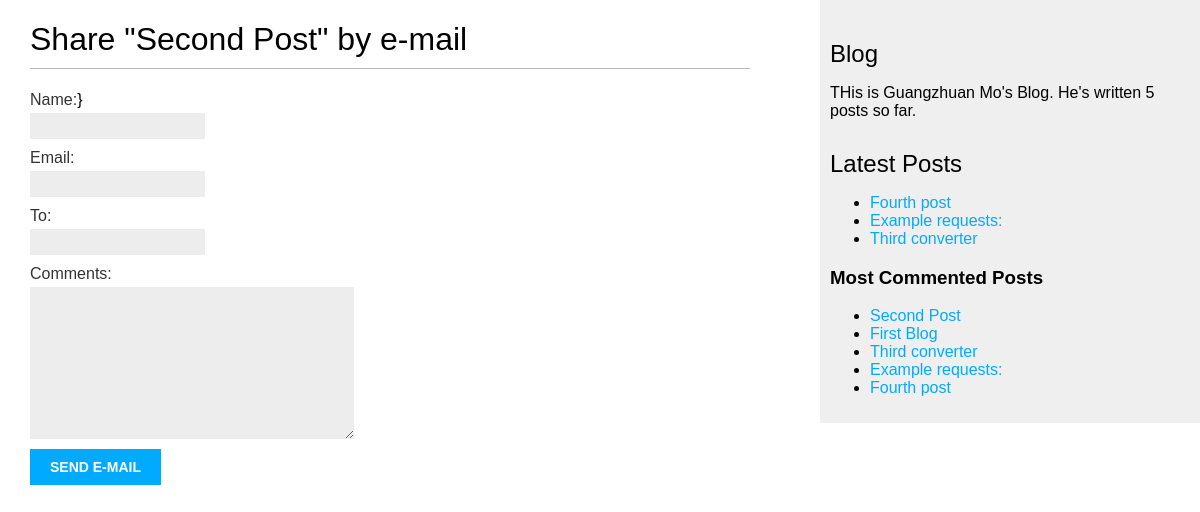
/blog/2/share/, run on an earlier commit of the app's database.
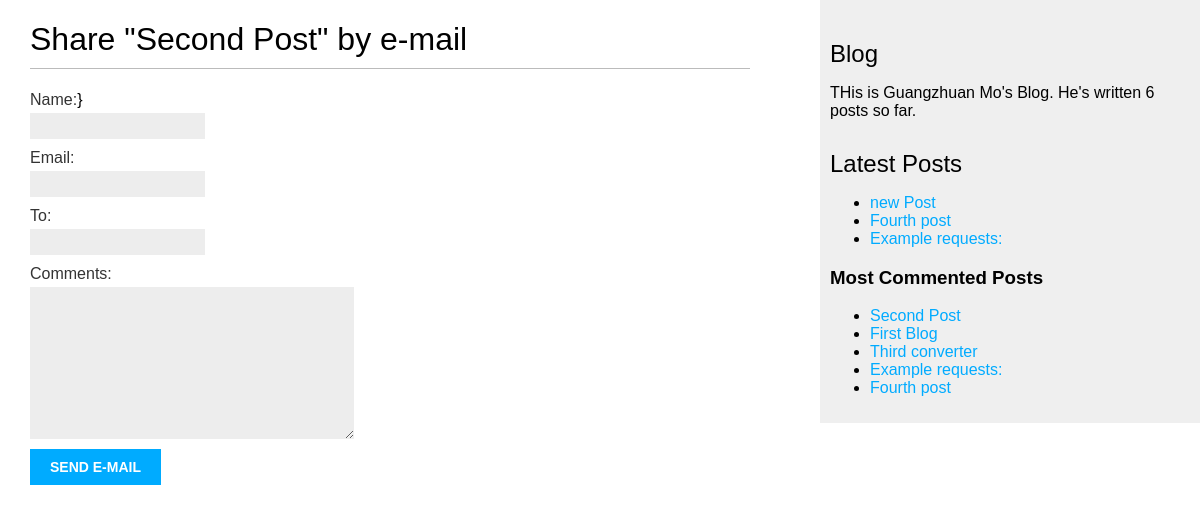
And on a later commit of the database.
### blog/models.py (models this page shows, shortened)
class Post(models.Model):
    STATUS_CHOICE = (
        ('draft', 'Draft'),
        ('published', 'Published'),
    )
    title = models.CharField(max_length=250)
    slug = models.SlugField(max_length=250, unique_for_date='publish')
    author = models.ForeignKey(User, on_delete=models.CASCADE, related_name='blog_posts')
    body = models.TextField()
    publish = models.DateTimeField(default=timezone.now)
    created = models.DateTimeField(auto_now_add=True)
    updated = models.DateTimeField(auto_now=True)
    status = models.CharField(max_length=10, choices=STATUS_CHOICE, default='draft')
    tags = TaggableManager()
    class Meta:
        ordering = ('-publish', )
    objects = models.Manager()
    published = PublishedManager()
    def get_absolute_url(self):
        return reverse('blog:post_detail', args=[
            self.publish.year,
            self.publish.month,
            self.publish.day, self.slug
        ])

### blog/views.py (the view)
# urls.py: path('<int:post_id>/share/', views.share_post, name='share_post'),
def share_post(request, post_id):
    post = get_object_or_404(Post, id=post_id, status='published')
    sent = False
    if request.method == 'POST':
        form = EmailPostForm(request.POST)
        if form.is_valid():
            cd = form.cleaned_data
            post_url = request.build_absolute_uri(post.get_absolute_url())
            subject = f"{cd['name']} recommends you read {post.title}"
            message = f"Read {post.title} at {post_url} \n\n {cd['name']}\'s comments: {cd['comments']}"
            send_mail(subject, message, 'admin@sixdigit.net', [cd['to']])
            sent = True
    else:
        form = EmailPostForm()
    context = {
        'post': post,
        'form': form,
        'sent': sent,
    }
    return render(request, 'blog/post/share.html', context=context)

### blog/forms.py
class EmailPostForm(forms.Form):
    name = forms.CharField(max_length=25)
    email = forms.EmailField()
    to = forms.EmailField()
    comments = forms.CharField(required=False, widget=forms.Textarea)

### blog/models.py (called while the page is built)
    def get_queryset(self):
        return super(PublishedManager, self).get_queryset().filter(status='published')

### blog/templatetags/blog_tags.py (called while the page is built)
@register.simple_tag
def total_posts():
    return Post.published.count()

@register.inclusion_tag('blog/post/latest_posts.html')
def show_latest_posts(count=5):
    lastest_posts = Post.published.order_by('-publish')[:count]
    return {'latest_posts': lastest_posts}

@register.simple_tag
def get_most_commented_posts(count=5):
    return Post.published.annotate(total_comments=Count('comments')).order_by('-total_comments')[:count]

### templates/blog/post/share.html (shortened to what this page needs)
{% extends "blog/base.html" %}
{% block content %}
    {% if sent %}
        <h1>E-mail successfully sent</h1>
        <p>"{{post.title}}" was successfully sent to {{form.cleaned_data.to}}</p>
    {% else %}
        <h1>Share "{{post.title}}" by e-mail</h1>
        <form method="post">
            {{form.as_p}}
            <input type="submit" value="Send e-mail">
        </form>
    {% endif %}}
{% endblock %}

### templates/blog/base.html (shortened to what this page needs)
{% load static %}
{% load blog_tags %}
<!DOCTYPE html>
<html lang="en">
<head>
    <link href="{% static 'css/blog.css' %}" rel="stylesheet">
</head>
<body>
    <div id="content">
        {% block content %}
        {% endblock %}
    </div>
    <div id="sidebar">
        <h2>Blog</h2>
        <p>THis is Guangzhuan Mo's Blog. He's written {% total_posts %} posts so far.</p>
        <h2>Latest Posts</h2>
        {% show_latest_posts 3 %}
        <h3>Most Commented Posts</h3>
        {% get_most_commented_posts as most_commented_posts %}
        <ul>
            {% for post in most_commented_posts%}
                <li>
                    <a href="{{post.get_absolute_url}}">{{post.title}}</a>
                </li>
            {% endfor%}
        </ul>
    </div>
</body>
</html>

### templates/blog/post/latest_posts.html
<ul>
    {% for post in latest_posts %}
        <li>
            <a href="{{post.get_absolute_url}}">{{post.title}}</a>
        </li>
    {% endfor %}
</ul>

What changed in the data, as far as the page shows it:
no longer on one of the page's lists (row unchanged): Post: title "Third converter"
added Post: title "new Post", shown under "Latest Posts"
Also different on the page:
text no longer shown: "5"
text now shown: "6"
